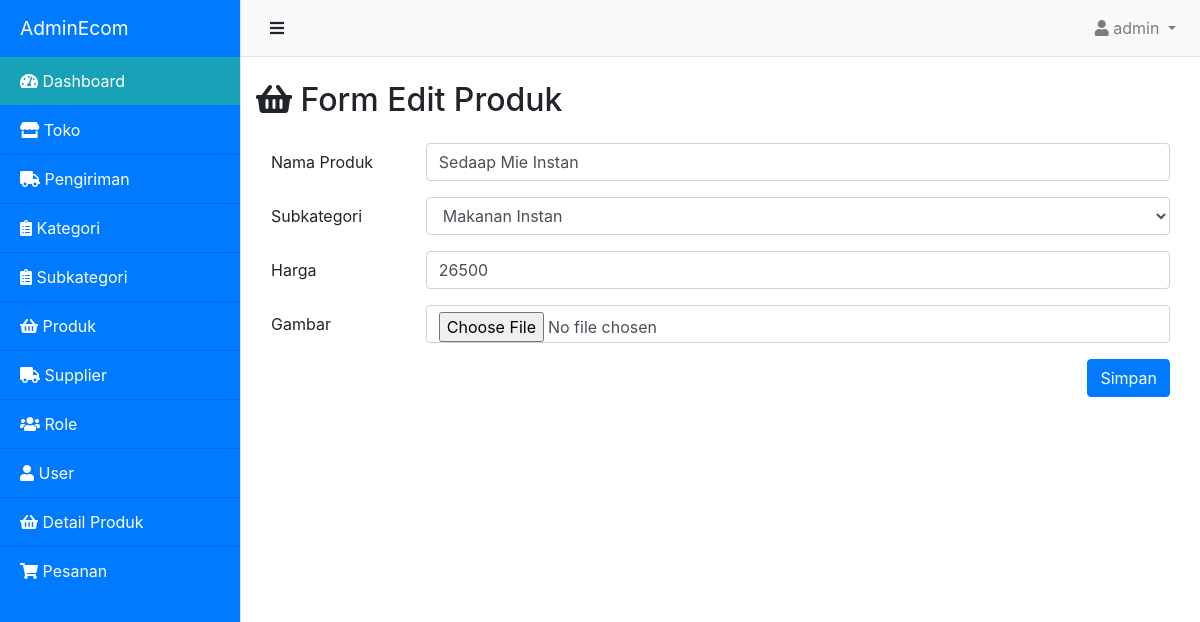
Page /admin/dashboard.php?module=produk&page=edit-produk&id=6 (signed in) on the committed database.
### tables this page shows
CREATE TABLE `produk` (
  `id` int(11) NOT NULL,
  `nama_produk` varchar(100) NOT NULL,
  `harga` int(11) NOT NULL,
  `gambar` varchar(100) NOT NULL,
  `id_subkategori` int(11) NOT NULL
);

CREATE TABLE `subkategori` (
  `id` int(11) NOT NULL,
  `id_kategori` int(11) NOT NULL,
  `subkategori` varchar(100) NOT NULL
);

### model/Subkategori.php (called while the page is built, shortened)
<?php
require_once 'koneksi.php';
class Subkategori extends Koneksi
{
    private $conn;
    public function __construct()
    {
        $this->conn = $this->getConnection();
    }
    public function getAll()
    {
        $query = "SELECT a.*, b.nama_kategori FROM subkategori a JOIN kategori b ON a.id_kategori = b.id ORDER BY id DESC";
        $result = $this->conn->query($query);
        $data = array();
        if($result->num_rows > 0){
            while($row = $result->fetch_assoc()){
                $data[] = $row;
            }
        }
        return $data;
    }
}

### model/koneksi.php (called while the page is built, shortened)
<?php
class Koneksi {
    private $conn;
    private $host = 'localhost';
    private $user = 'root';
    private $pass = '';
    private $dbname = 'adminecom';
    public function __construct()
    {
        $this->conn = new mysqli($this->host, $this->user, $this->pass, $this->dbname);
    }
    public function getConnection()
    {
        return $this->conn;
    }
}

### model/Produk.php (called while the page is built, shortened)
<?php
require_once 'koneksi.php';
class Produk extends Koneksi
{
    private $conn;
    public function __construct()
    {
        $this->conn = $this->getConnection();
    }
    public function getById($id)
    {
        $query = "SELECT a.*, b.subkategori FROM produk a JOIN subkategori b ON a.id_subkategori = b.id WHERE a.id = $id";
        $result = $this->conn->query($query);
        $data = array();
        if($result->num_rows > 0){
            while($row = $result->fetch_assoc()){
                $data[] = $row;
            }
        }
        return $data;
    }
}

### admin/page/produk/edit-produk.php (the view, shortened to what this page needs)
<?php
require_once '../model/Produk.php';
require_once "../model/Subkategori.php";
$id = $_GET['id'];
$produk = new Produk();
$subkategori = new Subkategori();
$row = $produk->getById($id)[0];
$rows = $subkategori->getAll();
?>
<h2 class="mt-4 mb-4"><i class="fas fa-shopping-basket"></i> Form Edit Produk</h2>
<div class="container">
    <form action="page/produk/updateProduk.php" method="POST" enctype="multipart/form-data">
        <div class="mb-3 row">
        <label for="nama_produk" class="col-sm-2 col-form-label">Nama Produk</label>
        <div class="col-sm-10">
            <input type="text" class="form-control" id="nama_produk" name="namaproduk" value="<?= $row['nama_produk'] ?>">
        </div>
        </div>
        <div class="mb-3 row">
        <label for="subkategori" class="col-sm-2 col-form-label">Subkategori</label>
        <div class="col-sm-10">
            <select id="subkategori" class="form-control" name="subkategori">
                <option selected value="<?= $row["id_subkategori"] ?>"><?= $row["subkategori"] ?></option>
            </select>
        </div>
        </div>
        <div class="mb-3 row">
        <label for="harga" class="col-sm-2 col-form-label">Harga</label>
        <div class="col-sm-10">
            <input type="number" class="form-control" id="harga" name="harga" value="<?= $row['harga'] ?>">
        </div>
        </div>
        <div class="mb-3 row">
        <label for="formFile" class="col-sm-2 col-form-label">Gambar</label>
        <div class="col-sm-10">
            <input class="form-control" type="file" id="formFile" name="gambar" accept="image/*">
        </div>
        </div>
        <div class="d-grid gap-2 d-md-flex justify-content-md-end">
            <button class="btn btn-primary" type="submit">Simpan</button>
        </div>
    </form>
</div>

### assets/css/simple-sidebar.css (style rules this page uses)
body { overflow-x: hidden; }

### rows in the picture
produk: namaproduk "Sedaap Mie Instan", subkategori "Makanan Instan", harga "26500"

### other values in the picture
$username "admin"
